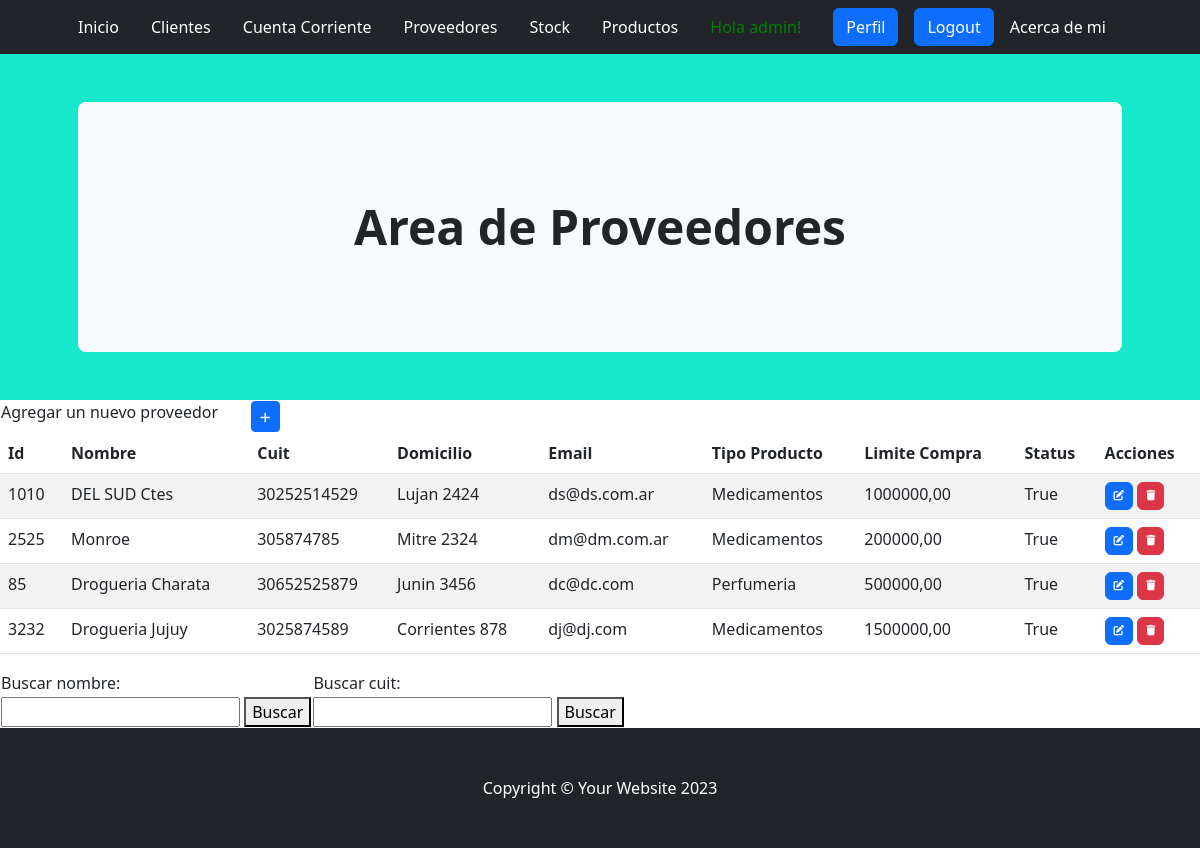
The page /aplicacion/proveedores/ (signed in) on the database its author committed.
### aplicacion/models.py (models this page shows, shortened)
class Proveedor(models.Model):
    id_proveedor=models.IntegerField()
    nombre = models.CharField(max_length=100)
    cuit=models.IntegerField()
    domicilio=models.CharField(max_length=300)
    email=models.EmailField()
    TIPO_PRODUCTO_CHOICES = [
        ('Medicamentos', 'Medicamentos'),
        ('Perfumeria', 'Perfumeria'),
        ('Regaleria', 'Regaleria'),
        ('Libreria', 'Libreria'),
        ('Descartables', 'Descartables'),
        ('Otros', 'Otros'),
    ]
    tipo_producto = models.CharField(max_length=100, choices=TIPO_PRODUCTO_CHOICES)
    limite_compra = models.DecimalField(max_digits=10, decimal_places=2)
    status=models.BooleanField()
    class Meta:
        verbose_name="Proveedor"
        verbose_name_plural="Proveedores"

### aplicacion/views.py (the view)
# urls.py: path('proveedores/', ProveedorList.as_view(), name="proveedores"),
class ProveedorList(LoginRequiredMixin,ListView):
    model = Proveedor

### aplicacion/templates/aplicacion/proveedor_list.html (shortened to what this page needs)
{% extends 'aplicacion/home.html' %}
{% block titulo %}
<header class="py-5" style="background-color: #17E8CB;">
    <div class="container px-lg-5">
        <div class="p-4 p-lg-5 bg-light rounded-3 text-center">
            <div class="m-4 m-lg-5">
                <h1 class="display-5 fw-bold">Area de Proveedores</h1>
            </div>
        </div>
    </div>
</header>
{% endblock titulo %}
{% block contenido %}
<table>
    <tr>
        <td width="250"><h6>Agregar un nuevo proveedor</h6></td>
        <td>
            <a
            href="{% url 'proveedores_create' %}"
            class="btn btn-primary btn-sm"
            >
            </a>
        </td>
    </tr>
</table>
<table class="table table-striped">
    <thead>
        <tr>
            <th>Id</th>
            <th>Nombre</th>
            <th>Cuit</th>
            <th>Domicilio</th>
            <th>Email</th>
            <th>Tipo Producto</th>
            <th>Limite Compra</th>
            <th>Status</th>
            <th>Acciones</th>
        </tr>
    </thead>
    <tbody>
{% for c in proveedor_list  %}
        <tr>
            <td>{{ c.id_proveedor }}</td>
            <td>{{ c.nombre|capfirst }}</td>
            <td>{{ c.cuit }}</td>
            <td>{{ c.domicilio|capfirst }}</td>
            <td>{{ c.email }}</td>
            <td>{{ c.tipo_producto|capfirst }}</td>
            <td>{{ c.limite_compra }}</td>
            <td>{{ c.status|capfirst }}</td>
            <td>
                <a
                  href="{% url 'proveedores_update' c.id %}"
                  class="btn btn-primary"
                  style="--bs-btn-padding-y: .25rem; --bs-btn-padding-x: .5rem; --bs-btn-font-size: .75rem;"
                  >
                </a>
                <a
                  href="{% url 'proveedores_delete' c.id %}"
                  class="btn btn-danger"
                  style="--bs-btn-padding-y: .25rem; --bs-btn-padding-x: .5rem; --bs-btn-font-size: .75rem;"
                  >
                </a>
              </td>
        </tr>
{% endfor %}
    </tbody>
</table>
{% endblock contenido %}
{% block menues %}
<table>
    <tr>
        <td><label for="buscarNombre">Buscar nombre:</label></td>
        <td><label for="buscarCuit">Buscar cuit:</label></td>
    </tr>
    <tr>
        <td><form class="form-inline" action="{% url 'buscarProveedor' %}" method="get">
            <input type="text" name="buscar" id="buscarNombre">
            <button type="submit">Buscar</button></form></td>
        <td><form class="form-inline" action="{% url 'buscarProveedorCuit' %}" method="get">
            <input type="text" name="buscar" id="buscarCuit">
            <button type="submit">Buscar</button></form></td>
    </tr>
</table>
{% endblock menues %}

### aplicacion/templates/aplicacion/home.html (shortened to what this page needs)
<!DOCTYPE html>
<html lang="en">
    <head>
        {% load static %}
        <link href="https://cdn.jsdelivr.net/npm/bootstrap-icons@1.4.1/font/bootstrap-icons.css" rel="stylesheet" />
        <link href="{% static 'css/styles.css'%}" rel="stylesheet" />
        <link rel="stylesheet" href="https://cdnjs.cloudflare.com/ajax/libs/font-awesome/6.4.0/css/all.min.css">
    </head>
    <body>
        <nav class="navbar navbar-expand-lg navbar-dark bg-dark">
            <div class="container px-lg-5">
                {% if user.is_authenticated %}
                    <a class="navbar-brand" href="{% url 'home' %}" style="font-size: 16px;">Inicio</a>
                    <a class="navbar-brand" href="{% url 'clientes' %}" style="font-size: 16px;">Clientes</a>
                    <a class="navbar-brand" href="{% url 'cuentas' %}" style="font-size: 16px;">Cuenta Corriente</a>
                    <a class="navbar-brand" href="{% url 'proveedores' %}" style="font-size: 16px;">Proveedores</a>
                    <a class="navbar-brand" href="{% url 'stock' %}" style="font-size: 16px;">Stock</a>
                    <a class="navbar-brand" href="{% url 'productos' %}" style="font-size: 16px;">Productos</a>
                    <a style="color:green">Hola {{user.username}}!</a>
                    <a class="btn btn-primary" href="{% url 'editar_perfil' %}">Perfil</a>
                    <a class="btn btn-primary" href="{% url 'logout' %}">Logout</a>
                    <a class="navbar-brand" href="{% url 'acercademi' %}" style="font-size: 16px;">Acerca de mi</a>
                {% else %}
                    <a class="btn btn-primary" href="{% url 'login' %}">Login</a>
                    <a class="navbar-brand" href="https://youtu.be/ZOIlyNOlLJU" target="_blank" style="font-size: 16px;">Video explicativo</a>
                    <a class="btn btn-success" href="{% url 'registro' %}">Registro</a>
                {% endif %}
            </div>
        </nav>
        {% block titulo %}{% endblock titulo %}
        {% block contenido %}
        {% endblock contenido %}
        {% block menues %}{% endblock menues %}
        <footer class="py-5 bg-dark">
            <div class="container"><p class="m-0 text-center text-white">Copyright &copy; Your Website 2023</p></div>
        </footer>
    </body>
</html>

### rows shown on the page
Proveedor: id_proveedor "1010", nombre "DEL SUD Ctes", cuit "30252514529", domicilio "Lujan 2424", email "ds@ds.com.ar", tipo_producto "Medicamentos", limite_compra "1000000,00", status "True"
Proveedor: id_proveedor "2525", nombre "Monroe", cuit "305874785", domicilio "Mitre 2324", email "dm@dm.com.ar", tipo_producto "Medicamentos", limite_compra "200000,00", status "True"
Proveedor: id_proveedor "85", nombre "Drogueria Charata", cuit "30652525879", domicilio "Junin 3456", email "dc@dc.com", tipo_producto "Perfumeria", limite_compra "500000,00", status "True"
Proveedor: id_proveedor "3232", nombre "Drogueria Jujuy", cuit "3025874589", domicilio "Corrientes 878", email "dj@dj.com", tipo_producto "Medicamentos", limite_compra "1500000,00", status "True"

### other values the page prints
{{ user.username }} "admin"
